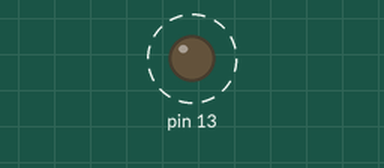
Simulated run of this sketch. Board: Arduino Uno, built with avr-gcc and run on an emulated ATmega328P. Parts: output pins drawn as LEDs (lit = HIGH). Dashed ring = blinking.

Above: at 1.0 s.
Timing chart, 0 to 3.0 s (numbered marks = the images above):
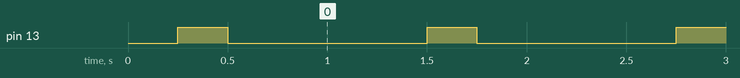

The sketch:

led-blink-CatL.ino
```cpp
// the setup function runs once when you press reset or power the board

void setup() {
  pinMode(13, OUTPUT);
}

// the loop function runs over and over again forever
void loop() {
  digitalWrite(13, LOW);
  delay(250);
  digitalWrite(13, HIGH);   // turn the LED on (HIGH is the voltage level)
  delay(250);                       // wait for a second
  digitalWrite(13, LOW);    // turn the LED off by making the voltage LOW
  delay(250);
  delay(500);              // wait for a second
  digitalWrite(13, HIGH);
}
```

Measured:
- by itself, pin 13: alternates HIGH for 0.25 s and LOW for 1.0 s
- by itself, everything shown: repeats every 1.3 s, in 4 steps
